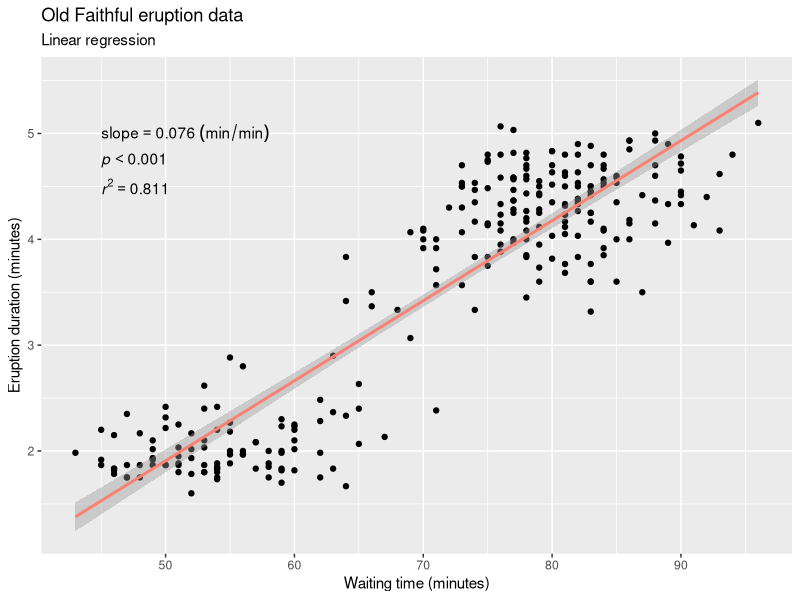
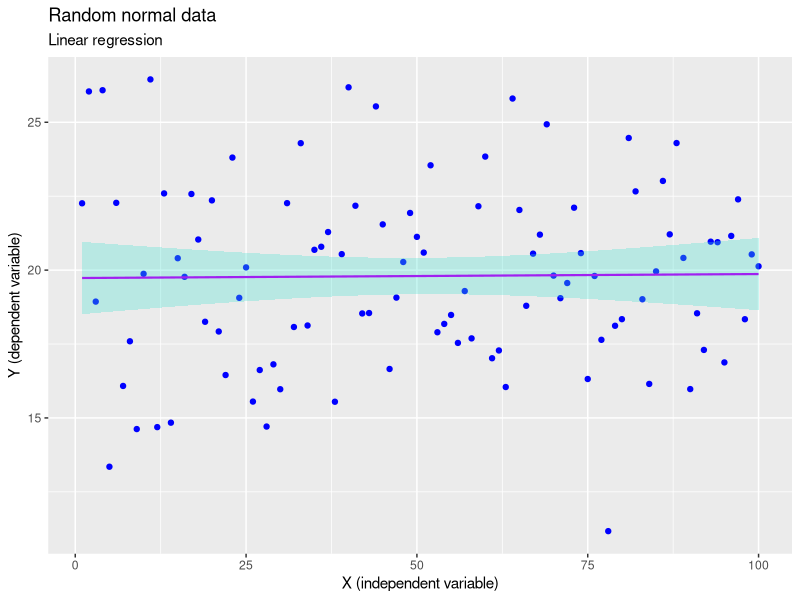

These charts were generated, in order, by the following R code:
# 16 April 2019
# Biostats Day 3
# Author: Nicole Okkers
# Chapter 8 : Simple Linear regressions


#Load libraries
library(tidyverse)
library(ggplot2)

# Explore datac set
head(faithful)

#Linear Model
#eruptions as a function of time // of the dataset 'faithful'
eruption.lm <- lm(eruptions ~ waiting, data = faithful) #naming the linear model
summary(eruption.lm) #summary of linear model

str(eruption.lm)

#null hypothesis is rejected
#there is a relationship between waiting time and eruption time


# 8.1.3 A Graph of Linear regression
#x-axis: waiting
#y-axis: eruption
#properly labelled

slope <- round(eruption.lm$coef[2], 3)
# p.val <- round(coefficients(summary(eruption.lm))[2, 4], 3) # it approx. 0, so...
p.val = 0.001
r2 <- round(summary(eruption.lm)$r.squared, 3)

ggplot(data = faithful, aes(x = waiting, y = eruptions)) +
  geom_point() +
  annotate("text", x = 45, y = 5, label = paste0("slope == ", slope, "~(min/min)"), parse = TRUE, hjust = 0) +
  annotate("text", x = 45, y = 4.75, label = paste0("italic(p) < ", p.val), parse = TRUE, hjust = 0) +
  annotate("text", x = 45, y = 4.5, label = paste0("italic(r)^2 == ", r2), parse = TRUE, hjust = 0) +
  stat_smooth(method = "lm", colour = "salmon") +
  labs(title = "Old Faithful eruption data",
       subtitle = "Linear regression",
       x = "Waiting time (minutes)",
       y = "Eruption duration (minutes)")

# Predicting from the Linear Model
# use the accessor function to grab the coefficients:
erupt.coef <- coefficients(eruption.lm)
erupt.coef
# how long would an eruption last of we waited, say, 80 minutes?
waiting <- 80 

# the first and second coef. can be accessed using the 
# square bracket notation:
erupt.pred <- erupt.coef[1] + (erupt.coef[2] * waiting)
erupt.pred # the unit is minutes

pred.val <- data.frame(waiting = c(60, 80, 100))
predict(eruption.lm, pred.val) # returns waiting time in minutes

# The co efficient of determination
summary(eruption.lm)$r.squared

library(tidyverse)
n <- 100
set.seed(666)
rand.df <- data.frame(x = seq(1:n),
                      y = rnorm(n = n, mean = 20, sd = 3))
ggplot(data = rand.df, aes(x = x, y = y)) +
  geom_point(colour = "blue") +
  stat_smooth(method = "lm", colour = "purple", size = 0.75, fill = "turquoise", alpha = 0.3) +
  labs(title = "Random normal data",
       subtitle = "Linear regression",
       x = "X (independent variable)",
       y = "Y (dependent variable)")